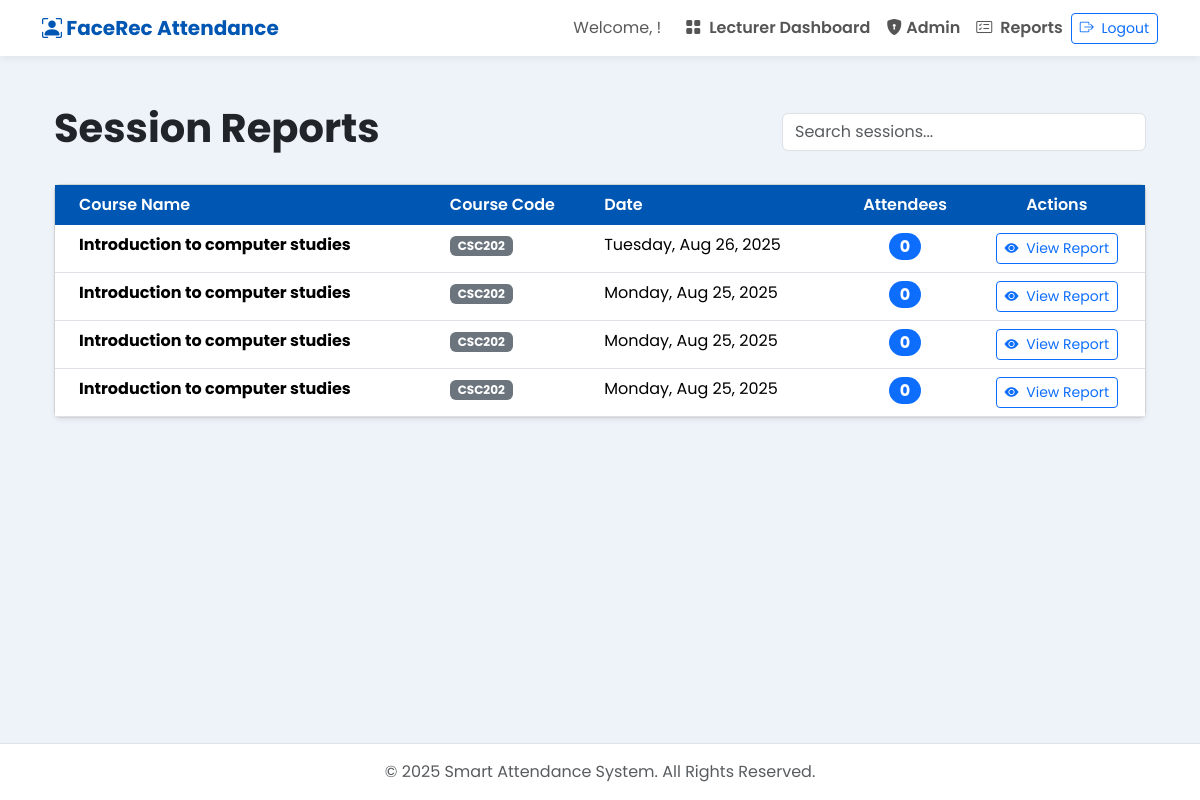
Page /dashboard/sessions/ (signed in) on the committed database.
### attendance/models.py (models this page shows, shortened)
class AttendanceSession(models.Model):
    course = models.ForeignKey(Course, on_delete=models.CASCADE)
    created_at = models.DateTimeField(auto_now_add=True)
    start_time = models.DateTimeField(default=timezone.now)
    end_time = models.DateTimeField(default=timezone.now)
    is_active = models.BooleanField(default=True)

class Course(models.Model):
    course_code = models.CharField(max_length=20, unique=True)
    course_name = models.CharField(max_length=200)
    lecturer = models.ForeignKey(User, on_delete=models.CASCADE)

### attendance/views.py (the view)
# urls.py: path('dashboard/sessions/', views.session_list, name='session_list'),
@login_required
@user_passes_test(is_lecturer, login_url='login', redirect_field_name=None)
def session_list(request):
    sessions = AttendanceSession.objects.filter(
        course__lecturer=request.user
    ).select_related('course').annotate(
        attendee_count=Count('records')
    ).order_by('-created_at')
    return render(request, 'attendance/session_list.html', {'sessions': sessions})

### attendance/views.py (called while the page is built)
def is_lecturer(user):
    return user.is_staff

### attendance/templates/attendance/session_list.html (shortened to what this page needs)
{% extends 'attendance/base.html' %}
{% block content %}
<link rel="stylesheet" href="https://cdn.jsdelivr.net/npm/bootstrap-icons@1.11.3/font/bootstrap-icons.min.css">
<div class="container mt-4">
    <div class="d-flex flex-wrap justify-content-between align-items-center mb-4">
        <h1 class="display-6 fw-bold">Session Reports</h1>
        <div class="col-12 col-md-4">
            <input type="text" id="searchInput" class="form-control" placeholder="Search sessions...">
        </div>
    </div>
    <div class="card shadow-sm">
        <div class="card-body p-0">
             {% if sessions %}
                <div class="table-responsive">
                    <table class="table table-hover mb-0" id="sessionsTable">
                        <thead>
                            <tr>
                                <th scope="col" class="ps-4">Course Name</th>
                                <th scope="col">Course Code</th>
                                <th scope="col">Date</th>
                                <th scope="col" class="text-center">Attendees</th>
                                <th scope="col" class="text-center">Actions</th>
                            </tr>
                        </thead>
                        <tbody>
                            {% for session in sessions %}
                                <tr>
                                    <td class="ps-4 fw-bold">{{ session.course.course_name }}</td>
                                    <td><span class="badge bg-secondary">{{ session.course.course_code }}</span></td>
                                    <td>{{ session.created_at|date:"l, M d, Y" }}</td>
                                    <td class="text-center">
                                        <span class="badge bg-primary rounded-pill fs-6">{{ session.attendee_count }}</span>
                                    </td>
                                    <td class="text-center">
                                        <a href="{% url 'session_detail' session.id %}" class="btn btn-outline-primary btn-sm">
                                            <i class="bi bi-eye-fill me-1"></i> View Report
                                        </a>
                                    </td>
                                </tr>
                            {% endfor %}
                        </tbody>
                    </table>
                </div>
            {% endif %}
        </div>
    </div>
</div>
{% endblock %}

### attendance/templates/attendance/base.html (shortened to what this page needs)
<!doctype html>
<html lang="en">
<head>
    <link href="https://cdn.jsdelivr.net/npm/bootstrap@5.3.3/dist/css/bootstrap.min.css" rel="stylesheet">
    <link rel="stylesheet" href="https://cdn.jsdelivr.net/npm/bootstrap-icons@1.11.3/font/bootstrap-icons.min.css">
</head>
<body class="body-wrapper">
    <nav class="navbar navbar-expand-lg navbar-light bg-light sticky-top">
        <div class="container">
            <a class="navbar-brand" href="{% url 'home' %}">
                <i class="bi bi-person-bounding-box"></i>
                FaceRec Attendance
            </a>
            <div class="collapse navbar-collapse" id="navbarNav">
                <ul class="navbar-nav ms-auto align-items-center">
                    {% if user.is_authenticated %}
                        <li class="nav-item"><span class="navbar-text me-3">Welcome, {{ user.first_name }}!</span></li>
                        {% if user.is_staff %}
                            <li class="nav-item"><a class="nav-link" href="{% url 'lecturer_dashboard' %}"><i class="bi bi-grid-fill me-1"></i> Lecturer Dashboard</a></li>
                            <li class="nav-item">
                <a class="nav-link" href="{% url 'admin:index' %}">
                    <i class="bi bi-shield-lock-fill me-1"></i>Admin
                </a>
            </li>
                            <li class="nav-item"><a class="nav-link" href="{% url 'session_list' %}"><i class="bi bi-card-checklist me-1"></i> Reports</a></li>
                        {% else %}
                            <li class="nav-item"><a class="nav-link" href="{% url 'student_dashboard' %}"><i class="bi bi-person-circle me-1"></i> My Dashboard</a></li>
                        {% endif %}
                        <li class="nav-item"><a class="btn btn-outline-primary btn-sm" href="{% url 'logout' %}"><i class="bi bi-box-arrow-right me-1"></i> Logout</a></li>
                    {% endif %}
                </ul>
            </div>
        </div>
    </nav>
    <main class="container mt-4 main-content">
        {% block content %}
        {% endblock %}
    </main>
    <footer class="text-center text-muted py-3 mt-4 footer">
        <p class="mb-0">&copy; {% now "Y" %} Smart Attendance System. All Rights Reserved.</p>
    </footer>
</body>
</html>

### attendance/templates/attendance/base.html (style rules this page uses)
:root { --primary-color: #0056b3; --light-bg: #f8f9fa; --body-bg: #eef2f9; --card-shadow: 0 0.5rem 1rem rgba(0, 0, 0, 0.1); }
body { font-family: 'Poppins', sans-serif; background-color: var(--body-bg); }
.navbar { background-color: #ffffff !important; box-shadow: 0 2px 8px rgba(0,0,0,.07); }
.navbar-brand { font-weight: 700; color: var(--primary-color) !important; }
.navbar .nav-link { font-weight: 600; color: #555 !important; transition: color 0.3s ease; }
.body-wrapper { display: flex; flex-direction: column; min-height: 100vh; }
.main-content { flex-grow: 1; }
.footer { background-color: #ffffff; border-top: 1px solid #dee2e6; }

### attendance/templates/attendance/session_list.html (style rules this page uses)
:root { --primary-color: #0056b3; --card-shadow: 0 0.5rem 1rem rgba(0, 0, 0, 0.08); }
body, .card, .btn, .table { font-family: 'Poppins', sans-serif; }
.table thead th { background-color: var(--primary-color); color: white; font-weight: 600; border-bottom: 0; }

### rows in the picture
AttendanceSession: course.course_name "Introduction to computer studies", course.course_code "CSC202", created_at "Tuesday, Aug 26, 2025", attendee_count "0"
AttendanceSession: course.course_name "Introduction to computer studies", course.course_code "CSC202", created_at "Monday, Aug 25, 2025", attendee_count "0"
AttendanceSession: course.course_name "Introduction to computer studies", course.course_code "CSC202", created_at "Monday, Aug 25, 2025", attendee_count "0"
AttendanceSession: course.course_name "Introduction to computer studies", course.course_code "CSC202", created_at "Monday, Aug 25, 2025", attendee_count "0"
